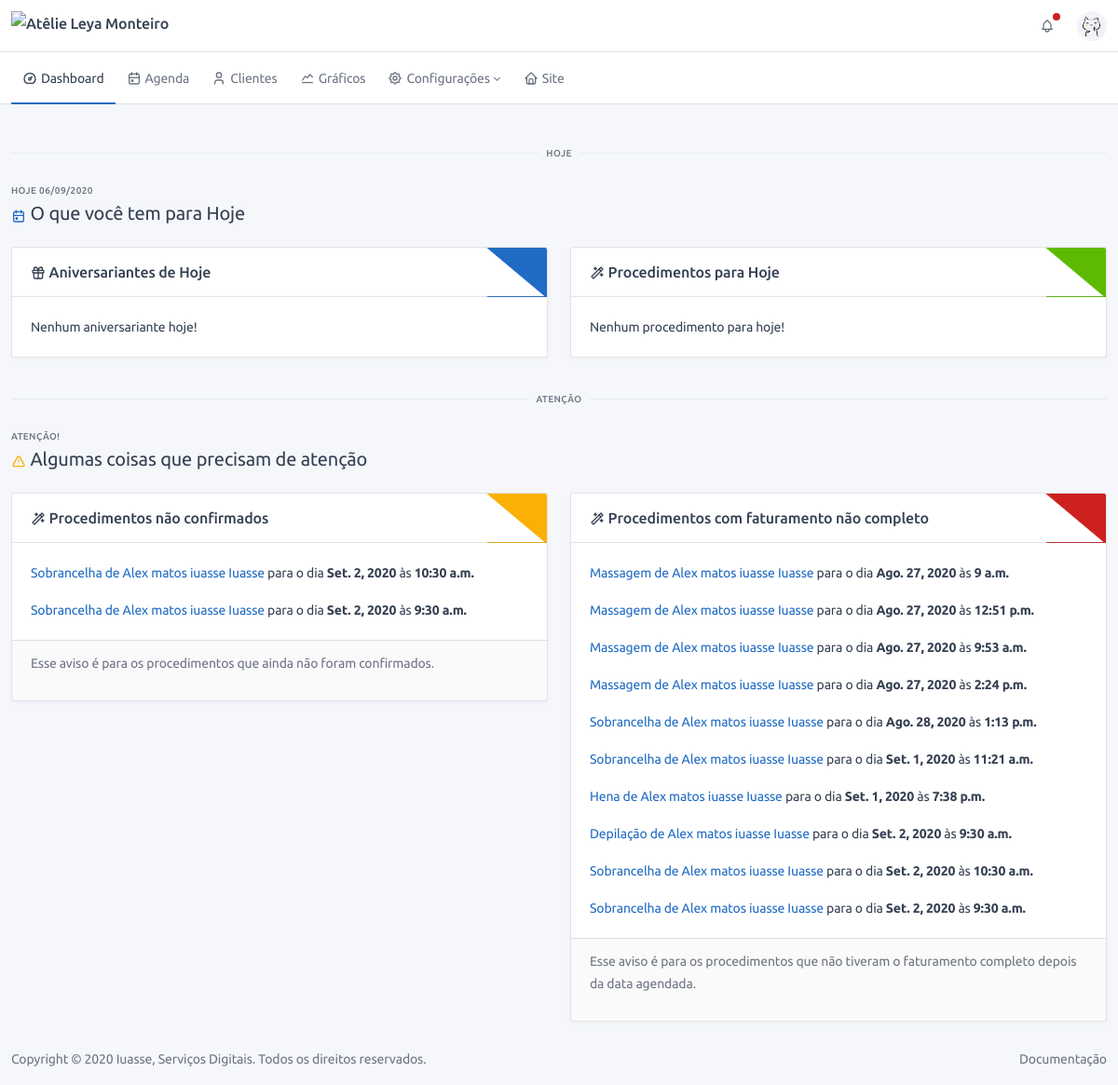
Before: /dashboard/ (signed in) with the older database file.
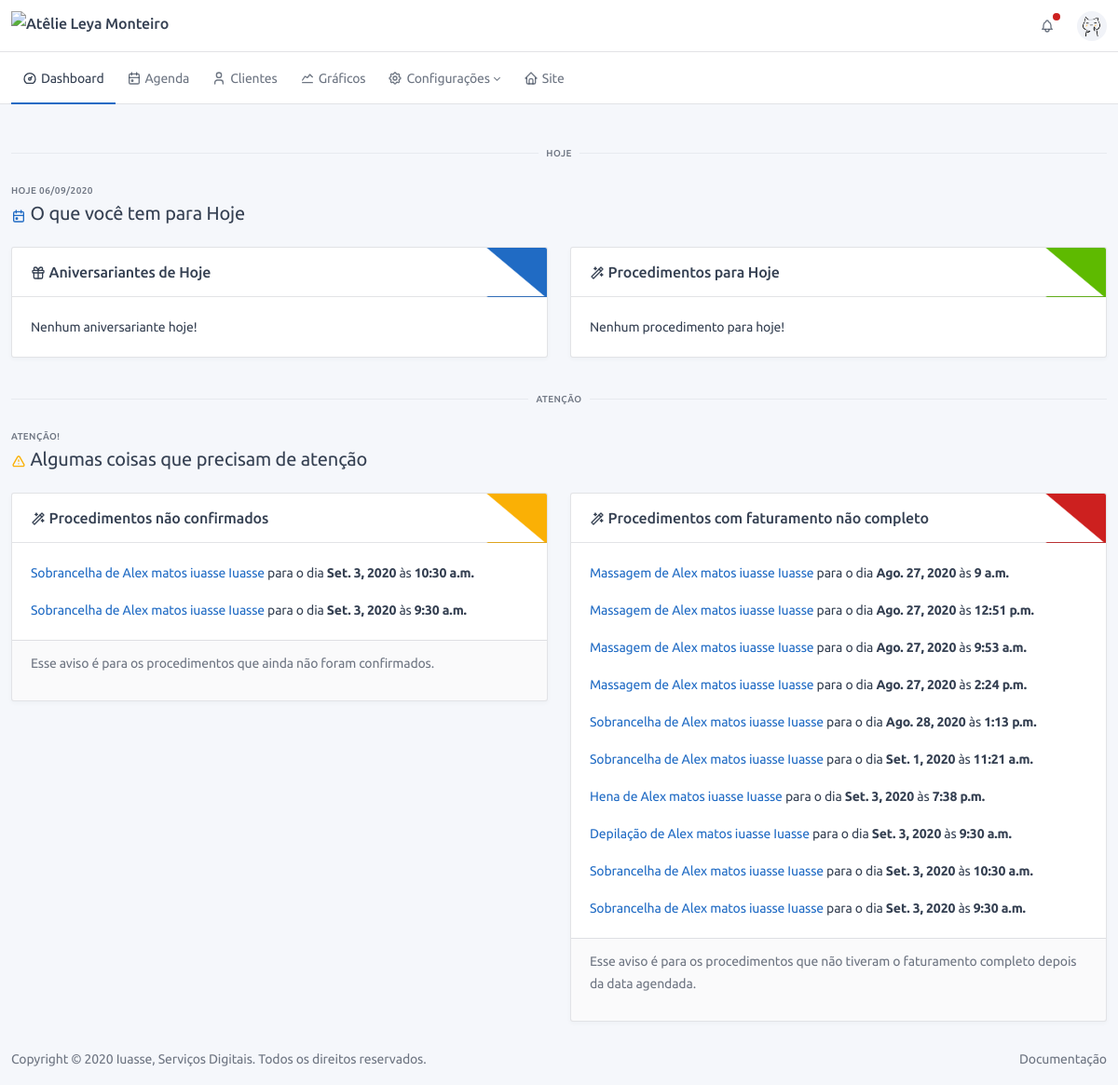
After: the same page with the newer database file.
### service/models.py (models this page shows, shortened)
class OrderOfService(BaseModel):
    type_of_service = models.ForeignKey("config.TypeOfService", verbose_name="Procedimento", on_delete=models.SET_NULL,
                                        null=True)
    status = models.ForeignKey("config.StatusService", verbose_name="Status", on_delete=models.PROTECT)
    finished = models.BooleanField("finalizado", default=False)
    counted = models.BooleanField("contabilizado", default=False, help_text="Procedimento já foi contabilizado?")
    confirmed = models.BooleanField("confirmado", default=False, help_text="Procedimento foi confirmado?")
    date = models.DateField("Data", default=timezone.localtime(timezone.now()))
    time = models.TimeField("Hora", default=timezone.localtime(timezone.now()))
    observation = models.TextField("observação", blank=True)
    customer = models.ForeignKey("users.CustomUser", verbose_name="Cliente", on_delete=models.CASCADE, blank=True,
                                 null=True)
    def get_absolute_url(self):
        return reverse(self.get_reverse_profile, kwargs={'cpk': self.customer.pk, 'pk': self.pk})
    def get_full_name(self):
        return "{} de {}".format(self.type_of_service, self.customer.get_full_name())
    def get_invoice_not_completed(self):
        if self.date < date.today():
            for i in self.invoice_set.all():
                if not i.type_of_payment:
                    return True
        return False

### users/models.py (models this page shows, shortened)
class CustomUser(AbstractUser):
    birth_day = models.DateField('data de nascimento', blank=True, null=True)
    whatsapp = models.CharField('whatsapp', max_length=16)
    total_of_points = models.IntegerField(default=0, verbose_name='Total de pontos')
    def get_full_name(self):
        return "{} {}".format(self.first_name, self.last_name)

### config/models.py (models this page shows, shortened)
class BaseConfigModel(BaseModel):
    name = models.CharField("nome", max_length=128)
    def __str__(self):
        return self.name
    class Meta:
        abstract = True

class TypeOfService(BaseConfigModel):
    contextual = models.CharField("cor", default="#ffffff", max_length=7,
                                  help_text="Escolha uma cor para representar esse procedimento!")
    time = models.FloatField("tempo", default=30, help_text="Coloque o tempo em minutos, ex.: 1hr = 60min")
    value = models.DecimalField("Valor", max_digits=11, decimal_places=2, default=0,
                                help_text="Valor do procedimento, ele será usado para auto preenchimento de alguns "
                                          "campos!")
    rewarded_points = models.IntegerField("pontos ganhos", default=0)
    description = models.TextField("Descrição", blank=True, help_text="Usado no site para descrever o procedimento")
    image = models.FileField("Foto", help_text="Foto representando o procedimento.", blank=True, null=True)

### frontend/views.py (the view)
# urls.py: path('dashboard/', Dashboard.as_view(), name='dashboard'),
class Dashboard(LoginRequiredMixin, View):
    template = 'dashboard.html'
    def get(self, request):
        return render(request, self.template, context_dashboard())

### base/models.py (called while the page is built)
    @property
    def get_reverse_profile(self):
        return '{}:{}:profile'.format(self._meta.app_label, self._meta.model_name)

### frontend/templates/dashboard.html (shortened to what the changed rows need)
{% extends 'base.html' %}
{% load static %}
{% block content %}
<div class="container-xl">
    <div class="page-header">
        <div class="row align-items-center">
            <div class="col-auto">
                <h2 class="page-title">
                    <span class="text-primary">{{today.title.icon|safe}}</span>
                    {{today.title.text}}
                </h2>
            </div>
        </div>
    </div>
</div>
<div class="container-xl dashboard">
    <div class="page-header">
        <div class="row align-items-center">
            <div class="col-auto">
                <h2 class="page-title">
                    <span class="text-warning">{{atention.title.icon|safe}}</span>
                    {{atention.title.text}}
                </h2>
            </div>
        </div>
    </div>
    <div class="row">
        {% if services_not_confirmed.data %}
        <div class="col-lg-6 col-md-12">
            <div class="card">
                <div class="card-body">
                    {% for obj in services_not_confirmed.data %}
                    <p>
                        <a href="{{obj.get_absolute_url}}" target="_blank">
                            {{obj.get_full_name}}
                        </a>
                        para o dia <span class="font-weight-bold">{{obj.date}}</span>
                        às <span class="font-weight-bold">{{obj.time}}</span>
                    </p>
                    {% endfor %}
                </div>
            </div>
        </div>
        {% endif %}
        {% if services_invoice_not_completed.data %}
        <div class="col-lg-6 col-md-12">
            <div class="card">
                <div class="card-body">
                    {% for obj in services_invoice_not_completed.data %}
                    <p>
                        <a href="{{obj.get_absolute_url}}" target="_blank">
                            {{obj.get_full_name}}
                        </a>
                        para o dia <span class="font-weight-bold">{{obj.date}}</span>
                        às <span class="font-weight-bold">{{obj.time}}</span>
                    </p>
                    {% endfor %}
                </div>
            </div>
        </div>
        {% endif %}
    </div>
</div>
{% endblock %}

Changed rows visible on the page:
changed OrderOfService (number 1 of 10 on the later page): date "Set. 2, 2020" → "Set. 3, 2020"
changed OrderOfService (number 2 of 10 on the later page): date "Set. 2, 2020" → "Set. 3, 2020"
changed OrderOfService "Hena de Alex matos iuasse Iuasse": date "Set. 1, 2020" → "Set. 3, 2020"
changed OrderOfService "Depilação de Alex matos iuasse Iuasse": date "Set. 2, 2020" → "Set. 3, 2020"
